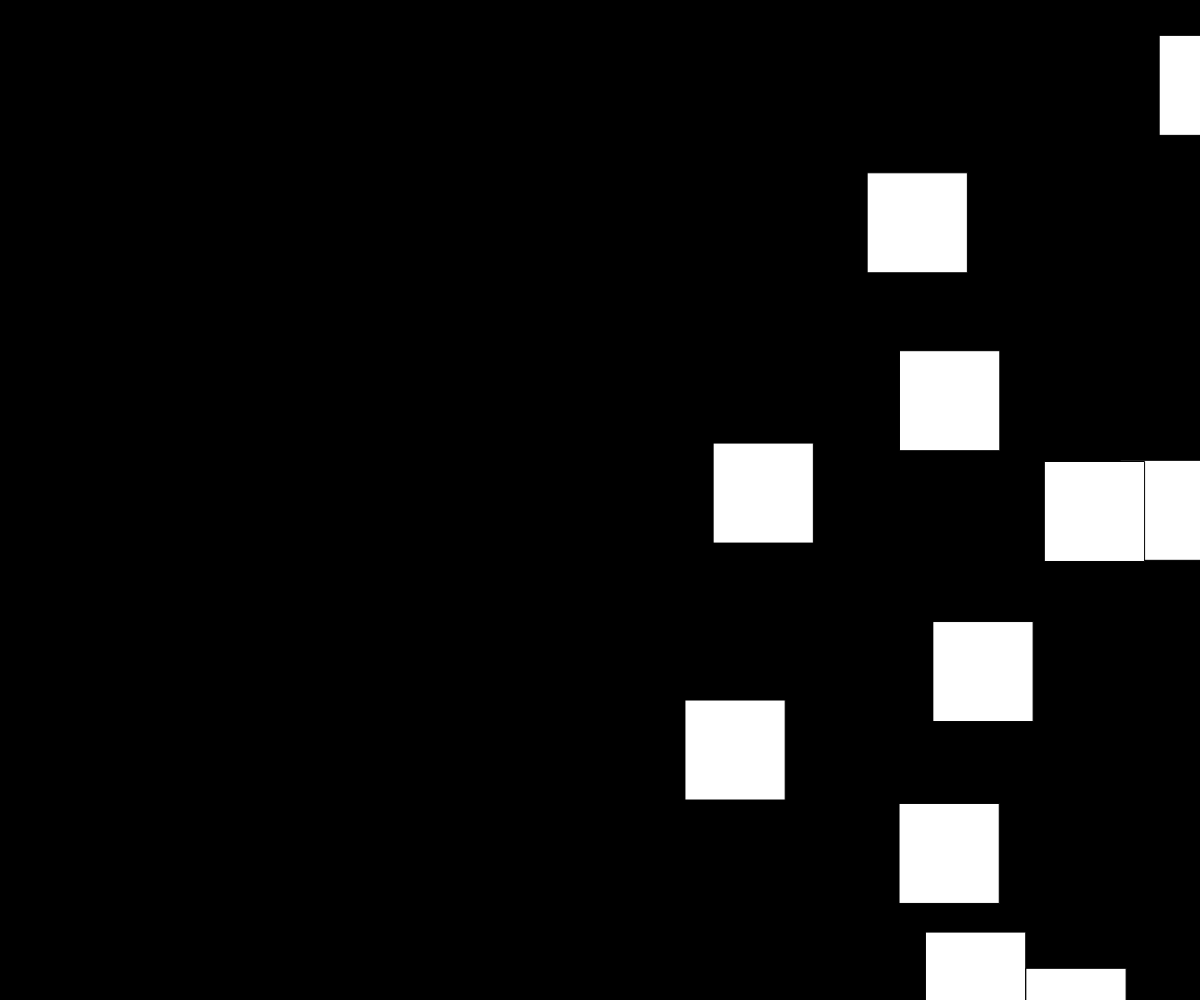
Frame 1 (no input)
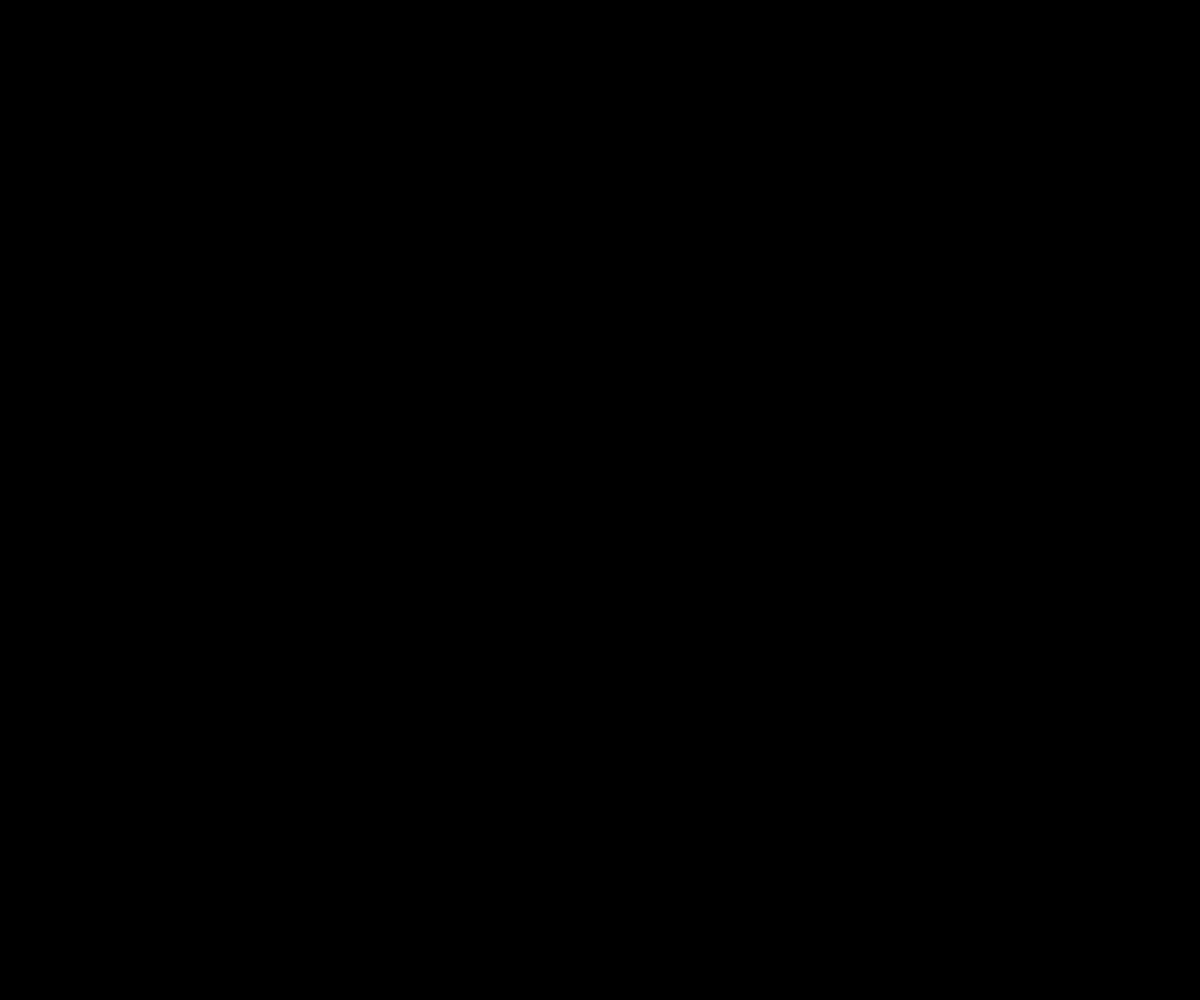
Frame 60 (no input)
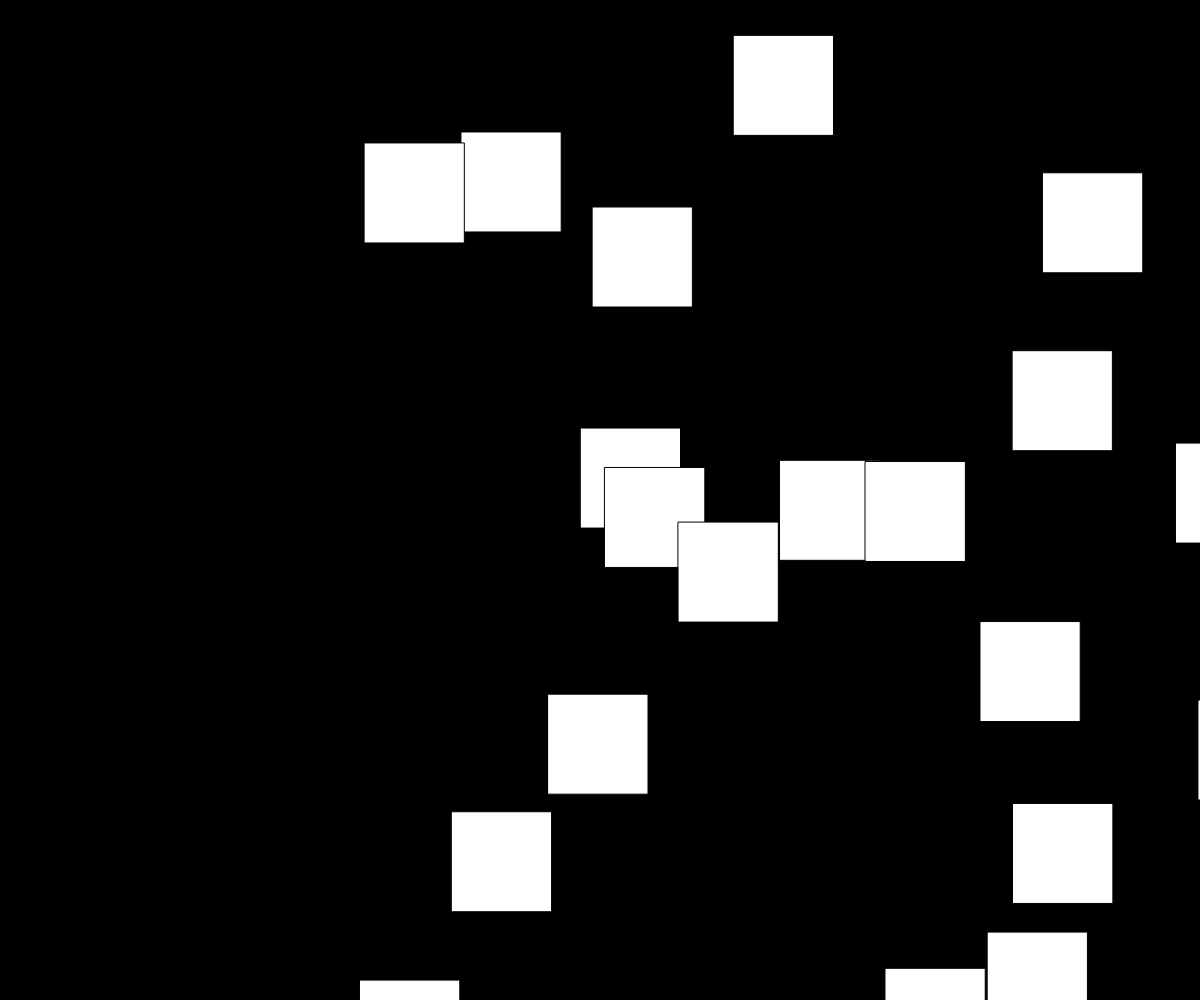
Frame 120 (the mouse pressed at the canvas centre since frame 60)

The p5.js sketch that drew these frames (run headless with seeded random() and noise() and a simulated clock; from frame 60 on, the mouse is pressed at the canvas centre):

// p5.js sketch
// ── sketch.js
// eye candy for SASS
//the goal is to make cool looking things lol

let particles  = [];

function setup() {
  createCanvas(windowWidth, windowHeight);
  for(let i = 0; i < 20; i++){
    spawnObject();
  }
}

function draw() {
  background(0);
  transformObjects();
}

function spawnObject(objectType) { //this creates particles
  let tempObject = {
    x: random(0, windowWidth),
    y: random(0, windowHeight),
    num: random(),
    type: "who cares",
  };
  particles.push(tempObject);
}

function transformObjects() {
  for (let i = 0; i  < particles.length; i++){
    swirlObject(i);
  }
}

function swirlObject(i) { //this makes particles swirl around the screen
  particles[i].num += 0.02;
  fill("white");
  particles[i].x = sin(particles[i].num) * windowWidth*0.8 + windowWidth/2;
  square(particles[i].x, particles[i].y, 100);
}
